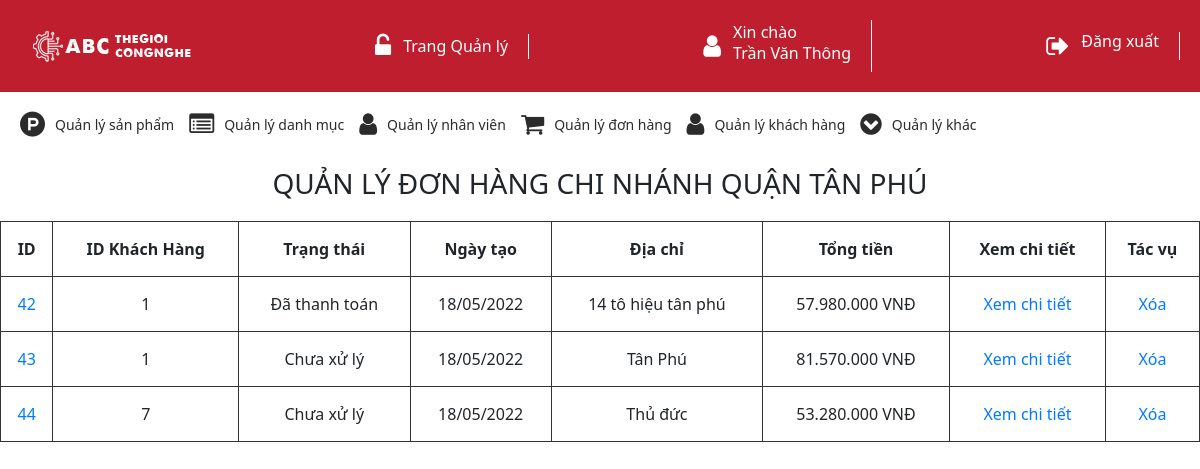
Page /admin/order/list.php (signed in) on the committed database.
### tables this page shows
CREATE TABLE `tbl_order` (
  `order_id` int(11) NOT NULL,
  `user_id` int(11) NOT NULL,
  `state_id` int(11) NOT NULL,
  `chinhanh_id` int(11) NOT NULL,
  `address` varchar(255) NOT NULL,
  `total` decimal(10,2) NOT NULL,
  `created` date NOT NULL
);

### admin/order/list.php (called while the page is built, shortened)
<?php
    $chinhanh_id = $_SESSION['admin']['chinhanh_id'];
    require '../../libraries/connect.php';
    require '../../models/order.php';
    require '../../models/chitietphanquyen.php';
    require '../../models/chinhanh.php';
    $maAdmin = $_SESSION['admin']['admin_id'];
    $chinhanh_id = $_SESSION['admin']['chinhanh_id'];
    $maPhanQuyen = 11;
    if(!get_phanquyen_to_access_by_admin($maAdmin ,$maPhanQuyen ,$connect))
        header('location:../error/display.php');
    $order_list = get_order_list_of_chinhanh($chinhanh_id,$connect);
    $tenchinhanh = get_tenchinhanh_by_chinhanh_id($chinhanh_id, $connect);
    require '../../views/admin/order/list.tpl.php';
?>

### models/chitietphanquyen.php (called while the page is built)
<?php
    function get_phanquyen_to_access_by_admin($maAdmin, $maPhanQuyen, $connect)
    {
        $sql = "SELECT COUNT(*) as COQUYEN FROM tbl_chitietphanquyen as ctpq, tbl_vaitro as vt, tbl_admin as admin WHERE admin.vaitro_id = vt.vaitro_id AND ctpq.vaitro_id = vt.vaitro_id and ctpq.phanquyen_id = $maPhanQuyen and admin.admin_id = $maAdmin";
        $query = mysqli_query($connect, $sql);
        $get_co_quyen = mysqli_fetch_assoc($query);
        $co_quyen = $get_co_quyen['COQUYEN'];
        if($co_quyen == 1)
            return true;
        else
            return false;
    }
?>

### models/chinhanh.php (called while the page is built, shortened)
<?php
    function get_tenchinhanh_by_chinhanh_id($chinhanh_id, $connect)
    {
        $sql = "SELECT * FROM tbl_chinhanh WHERE chinhanh_id = $chinhanh_id";
        $query =  mysqli_query($connect, $sql);
        $get_chinhanh = mysqli_fetch_assoc($query);
        return $get_chinhanh['tenchinhanh'];
    }
?>

### models/order.php (called while the page is built, shortened)
<?php
    function get_order_list_of_chinhanh($chinhanh_id, $connect)
    {
        $sql = "SELECT * FROM tbl_order WHERE chinhanh_id = $chinhanh_id";
        return mysqli_query($connect, $sql);
    }
?>

### views/admin/order/list.tpl.php (the view, shortened to what this page needs)
<!DOCTYPE html>
<html>
<head>
<link rel="stylesheet" href="https://stackpath.bootstrapcdn.com/bootstrap/4.3.1/css/bootstrap.min.css">
<link rel="stylesheet" href="https://maxcdn.bootstrapcdn.com/font-awesome/4.7.0/css/font-awesome.min.css">
<link rel="stylesheet" href="../../templates/admin/common/menu.css">
<link rel="stylesheet" href="../../templates/admin/common/table.css">
</head>
<body>
<?php require '../../views/admin/common/menu.tpl.php'; ?>
<h3 class="title">QUẢN LÝ đơn hàng <?php echo $tenchinhanh; ?></h3>
<table width="100%" cellpadding="10">
    <tr>
        <th>ID</th>
        <th>ID Khách Hàng</th>
        <th>Trạng thái</th>
        <th>Ngày tạo</th>
        <th>Địa chỉ</th>
        <th>Tổng tiền</th>
        <th>Xem chi tiết</th>
        <th>Tác vụ</th>
    </tr>
    <?php while ($order = mysqli_fetch_assoc($order_list)): ?>
        <tr>
            <td>
                <a href="<?php echo SITE_URL . 'doan/admin/order/edit.php?order_id=' . $order['order_id']; ?>"><?php echo $order['order_id']; ?></a>
            </td>
            <td>
                <?php echo $order['user_id']; ?>
            </td>
            <td>
                <?php switch ($order['state_id'])
                {
                    case 1:
                        echo "Chưa xử lý";
                        break;
                    case 3:
                        echo "Đã thanh toán";
                        break;
                }
                ?>
            </td>
            <td>
                <?php echo date('d/m/Y', strtotime($order['created'])); ?>
            </td>
            <td>
                <?php echo $order['address']?>
            </td>
            <td>
                <?php echo number_format($order['total'], 0, '', '.'); ?> VNĐ
            </td>
            <td>
                <a href="<?php echo SITE_URL . 'doan/admin/detail/list.php?order_id=' . $order['order_id']; ?>">Xem chi tiết</a>
            </td>
            <td>
                <a href="<?php echo SITE_URL . 'doan/admin/order/delete.php?order_id=' . $order['order_id']; ?>">Xóa</a>
            </td>
        </tr>
    <?php endwhile; ?>
</table>
</body>
</html>

### templates/admin/common/menu.css (style rules this page uses)
* { padding: 0; margin: 0; box-sizing: border-box; }
body { font-family: 'Segoe UI', Tahoma, Geneva, Verdana, sans-serif; }
:root { --main-color:#be1e2d; --white-color:#fff; }
h3.title { text-align:center; margin:10px 0px 20px 0px; text-transform: uppercase; }

### templates/admin/common/table.css (style rules this page uses)
table, th, td { border: 0.2px solid #333; border-collapse: collapse; text-align:center; }
th, td { padding: 15px 10px; }

### rows in the picture
tbl_order: order_id "42", user "1", shows "Đã thanh toán", created "18/05/2022", address "14 tô hiệu tân phú", total "57.980.000"
tbl_order: order_id "43", user "1", shows "Chưa xử lý", created "18/05/2022", address "Tân Phú", total "81.570.000"
tbl_order: order_id "44", user "7", shows "Chưa xử lý", created "18/05/2022", address "Thủ đức", total "53.280.000"

### other values in the picture
$_SESSION['admin']['fullname'] "Trần Văn Thông"
$tenchinhanh "CHI NHÁNH QUẬN TÂN PHÚ"
